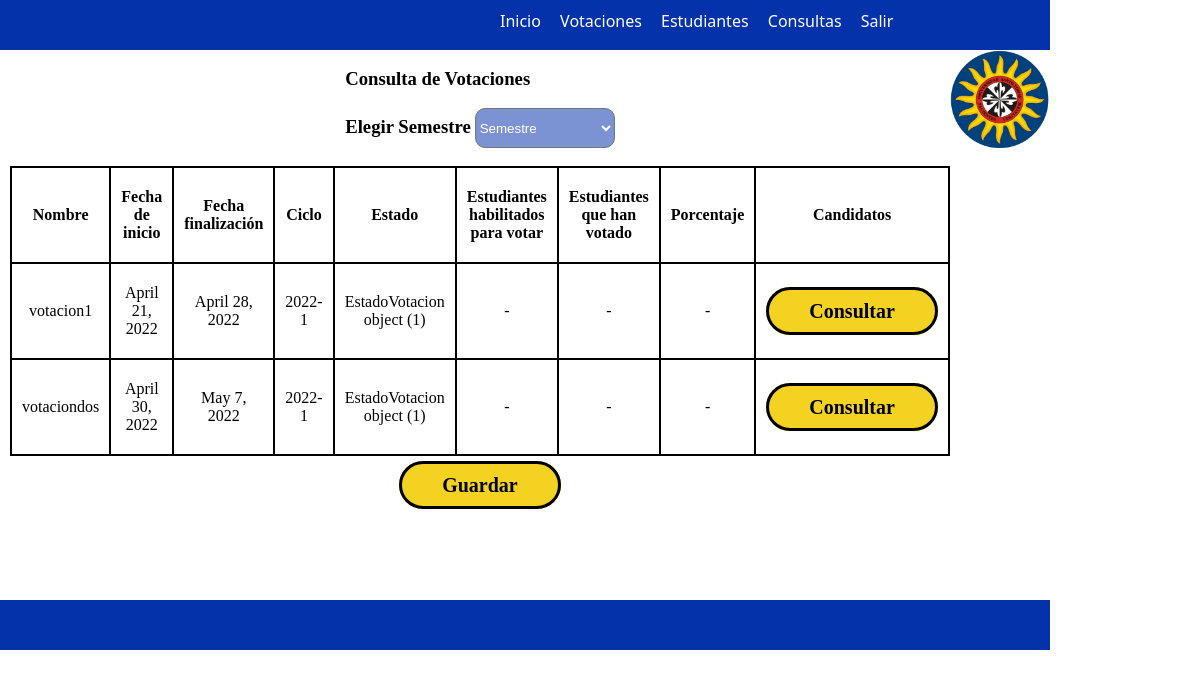
Page /consultar_votacionsemestre/ on the committed database.
### app/models.py (models this page shows, shortened)
class Votacion (models.Model):
    nombre= models.CharField(max_length=45, null=False)
    tipo= models.ForeignKey(TipoVotacion,
        related_name='tipos_votaciones',
        on_delete=models.PROTECT
    )
    estado= models.ForeignKey(EstadoVotacion,
        related_name='estado_votaciones',
        on_delete=models.PROTECT
    )
    facultad= models.ForeignKey(Facultad,
        related_name='facultad_votaciones',
        null=False,
        on_delete=models.PROTECT
    )
    fechaInicio=models.DateField(auto_now=False, auto_now_add=False, null=True)
    fechaFinal=models.DateField(auto_now=False, auto_now_add=False,null=True)
    class Meta:
        app_label= 'app'

class EstadoVotacion (models.Model):
    nombre= models.CharField(max_length=45, null=False)
    codigo= models.CharField(max_length=45, null=False)
    class Meta:
        app_label= 'app'

### app/views.py (the view)
# urls.py: path('consultar_votacionsemestre/', views.consultar_votacionsemestre, name='consultar_votacionsemestre'),
def consultar_votacionsemestre(request):
    listav = Votacion.objects.all()
    print(listav)
    contexto ={
        'consultar_votacionsemestre':listav,
    }
    return render(request, 'app/consultar_votacionsemestre.html',contexto)

### app/templates/app/Consultar_votacionsemestre.html (shortened to what this page needs)
{% load static %}
<html lang="en">
<head>
    <link href="{% static 'app/css/estilo_consultavotacion.css' %}" rel="stylesheet">
</head>
<body>
      <div class="contenedor" >
        <div class="header">
          <ul id="menu">
            <li ><a href="{% url 'app:menu_decano' %}">Inicio</a></li>
            <li ><a href="{% url 'app:vot' %}">Votaciones</a></li>
            <li><a href="{% url 'app:est' %}">Estudiantes</a></li>
            <li><a href="{% url 'app:consult' %}">Consultas</a></li>
            <li><a href="{% url 'app:ingresar' %}" >Salir</a></li>
        </ul>
        </div>
            <div class="contenido">
                <br>
                <h3>Consulta de Votaciones</h2>
                <br><br>
                <h3>Elegir Semestre</h3>
                <select>
                    <option value="">Semestre</option>
                </select>
                <br><br>
                <table>
                          <thead>
                            <tr>
                              <th>Nombre</th>
                              <th>Fecha de inicio</th>
                              <th>Fecha finalización</th>
                              <th>Ciclo</th>
                              <th>Estado</th>
                              <th>Estudiantes habilitados para votar</th>
                              <th>Estudiantes que han votado</th>
                              <th>Porcentaje</th>
                              <th>Candidatos</th>
                            </tr>
                          </thead>
                          <tbody>
                            {%for listav  in consultar_votacionsemestre%}
                            <tr class="fila">
                              <td>{{listav.nombre}}</td>
                              <td>{{listav.fechaInicio}}</td>
                              <td>{{listav.fechaFinal}}</td>
                              <td>2022-1</td>
                              <td>{{listav.estado}}</td>
                              <td>-</td>
                              <td>-</td>
                              <td>-</td>
                              <td>
                                <a href="{% url 'app:candidatos-ganadores' %}"class="cr">Consultar</a>
                              </td>
                            </tr>
                            {% endfor %}
                          </tbody>
                        </table>
                        <br>
                        <a href="" class="cr">Guardar</a>
          </div>
              <div class="contenido2">
                <img src="{% static 'app/image/Logotipo_USTA_Colombia.png' %}" alt="logo" width="100">              </div>
              <div class="footer"></div>
            </div>
</body>
</html>

### app/static/app/css/estilo_consultavotacion.css (style rules this page uses)
* { margin: 0; padding: 0; box-sizing: border-box; }
ul li { display: inline; margin-right: 15px; position: relative; left: 500px; top: 10px; }
ul a { text-decoration: none; background: #0432AA; color: #fff; }
.contenedor { background: rgb(255, 255, 255); width: auto; height: auto ; display: grid; grid-template: 50px 550px 50px / 1fr 0.3fr; }
.header { grid-row: 1 / 2; grid-column: 1 / 3; list-style-type: none; font-family: "Segoe UI", Tahoma, Geneva, Verdana, sans-serif; background: #0432AA; height: 50px; }
.contenido { background: #ffffff; grid-row: 2 /3; grid-column: 1 /2; justify-items: center; align-items: end; padding-left: 10px; }
.contenido2 { background: #ffffff; grid-row: 2 /3; grid-column: 2 /3; justify-items: center; align-items: end; }
.footer { background: #0432AA; grid-row: 3 / 4; grid-column: 1 / 3; }
table { margin: auto; }
table,th,td { border: 2px solid black; border-collapse: collapse; padding: 20px 10px; text-align: center; }
td { cursor: pointer; }
h3 { display:inline; }
.cr { text-decoration:none; font-weight: 600; font-size: 20px; color:#000000; padding-top:10px; padding-bottom:10px; padding-left:40px; padding-right:40px; background-color: F3D222; border-color: #000000; border-width: 3px; border-style: solid; border-radius:35px; }
select { background: #0433aa86; color: white; border-radius: 10px; height: 40px; width: 140px; }

### rows in the picture
Votacion: nombre "votacion1", fechaInicio "April 21, 2022", fechaFinal "April 28, 2022", estado "EstadoVotacion object (1)"
Votacion: nombre "votaciondos", fechaInicio "April 30, 2022", fechaFinal "May 7, 2022", estado "EstadoVotacion object (1)"
